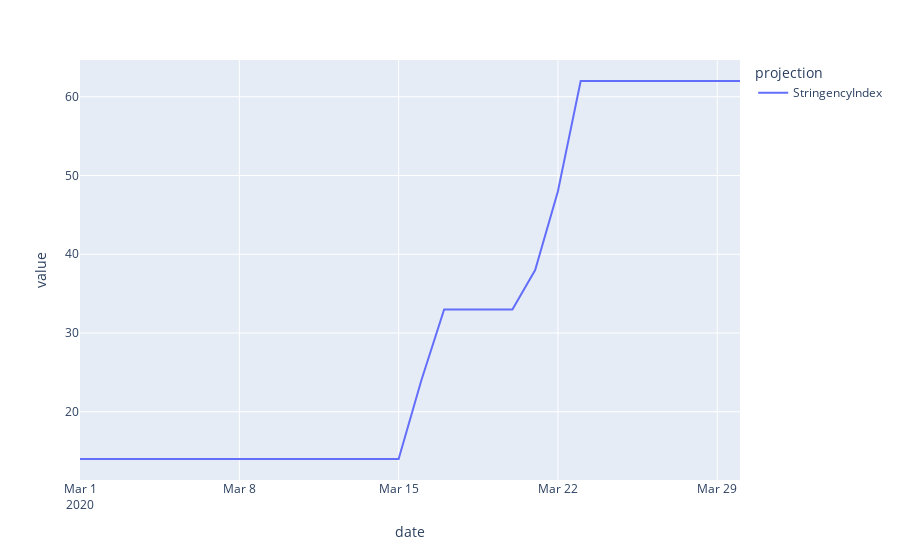

Source (notebook cell):
### Code cell
df_filt = df_final_v2[df_final_v2.days < 30][['date','country','max_pop','beta', 'StringencyIndex']].melt(id_vars = ['date', 'country','max_pop','beta'], var_name = 'projection')
px.line(df_filt[(df_filt.country == 'United Kingdom') & (df_filt.max_pop == 0.5) & (df_filt.beta == 0.2)],
        x='date', y='value', color='projection' )

### Figure 1 — Plotly figure (JSON) as saved in the notebook; plotly's stock layout.template omitted (floating-point values rounded to 4 significant figures)
{"data": [{"hoverlabel": {"namelength": 0}, "hovertemplate": "projection=StringencyIndex<br>date=%{x}<br>value=%{y}", "legendgroup": "StringencyIndex", "line": {"color": "#636efa", "dash": "solid"}, "mode": "lines", "name": "StringencyIndex", "showlegend": true, "type": "scatter", "x": ["2020-03-01T00:00:00", "2020-03-02T00:00:00", "2020-03-03T00:00:00", "2020-03-04T00:00:00", "2020-03-05T00:00:00", "2020-03-06T00:00:00", "2020-03-07T00:00:00", "2020-03-08T00:00:00", "2020-03-09T00:00:00", "2020-03-10T00:00:00", "2020-03-11T00:00:00", "2020-03-12T00:00:00", "2020-03-13T00:00:00", "2020-03-14T00:00:00", "2020-03-15T00:00:00", "2020-03-16T00:00:00", "2020-03-17T00:00:00", "2020-03-18T00:00:00", "2020-03-19T00:00:00", "2020-03-20T00:00:00", "2020-03-21T00:00:00", "2020-03-22T00:00:00", "2020-03-23T00:00:00", "2020-03-24T00:00:00", "2020-03-25T00:00:00", "2020-03-26T00:00:00", "2020-03-27T00:00:00", "2020-03-28T00:00:00", "2020-03-29T00:00:00", "2020-03-30T00:00:00"], "xaxis": "x", "y": [14, 14, 14, 14, 14, 14, 14, 14, 14, 14, 14, 14, 14, 14, 14, 24, 33, 33, 33, 33, 38, 48, 62, 62, 62, 62, 62, 62, 62, 62], "yaxis": "y"}], "layout": {"legend": {"title": {"text": "projection"}, "tracegroupgap": 0}, "margin": {"t": 60}, "xaxis": {"anchor": "y", "domain": [0, 1], "title": {"text": "date"}}, "yaxis": {"anchor": "x", "domain": [0, 1], "title": {"text": "value"}}}}
